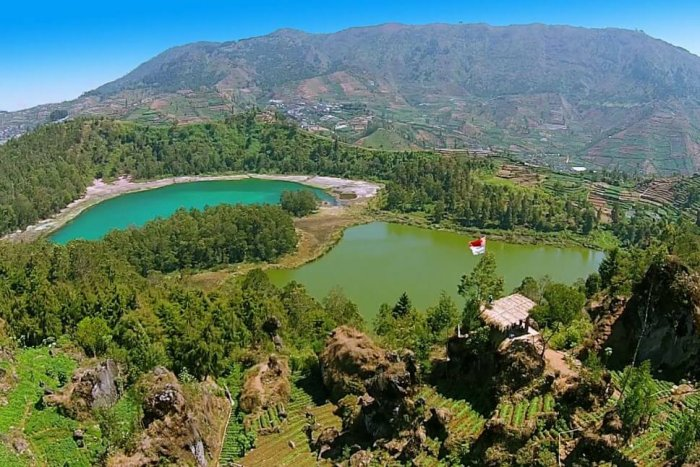
#> input picture Image.jpg, 700 x 467 px
$ python ubahbrightness.py
#> lines starting #> are read from the running program, lines starting #| are printed output that depends on the picture
import cv2
import numpy as np
from matplotlib import pyplot as plt

# Baca gambar dari file
Image = cv2.imread('Image.jpg')
#> Image is the input picture: shape (467, 700, 3); mean B, G, R 96, 115, 92.5

# Pastikan gambar berhasil dibaca
if Image is None:
    print("Error: Gambar tidak ditemukan atau tidak bisa dibuka.")
else:
    # Ubah ruang warna dari BGR ke YUV
    yuv_image = cv2.cvtColor(Image, cv2.COLOR_BGR2YUV)
#> yuv_image: shape (467, 700, 3); mean of channels 0, 1, 2 106.1, 123.1, 116.1

    # Simpan gambar hasil konversi
    cv2.imwrite('path_to_save_yuv_image.jpg', yuv_image)
    print("Gambar berhasil dikonversi dan disimpan.")

# Fungsi untuk mengubah kecerahan
def change_brightness(Image, value):
#> called with value = 200
    hsv = cv2.cvtColor(Image, cv2.COLOR_BGR2HSV)
#> hsv: shape (467, 700, 3); mean H, S, V 57.8, 123.3, 128.4
    h, s, v = cv2.split(hsv)
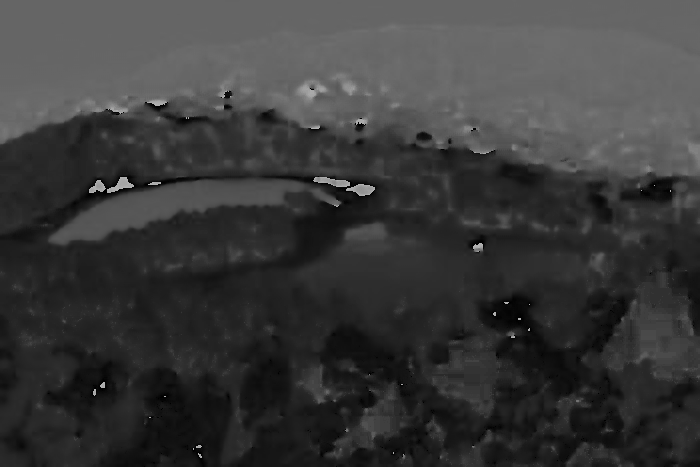
#> h: shape (467, 700); min 0, max 179, mean 57.8
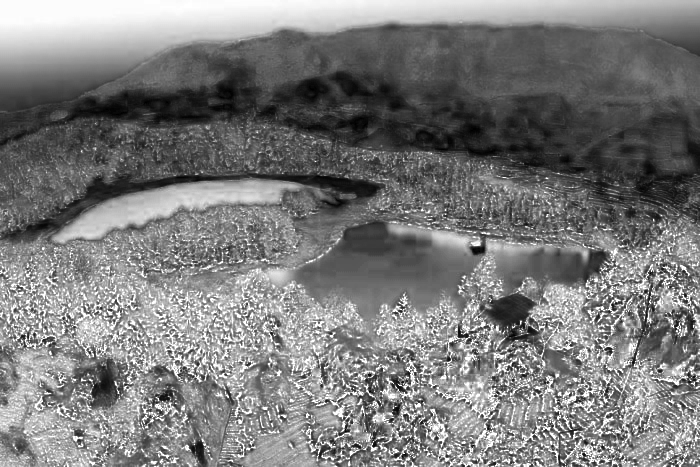
#> s: shape (467, 700); min 0, max 255, mean 123.3
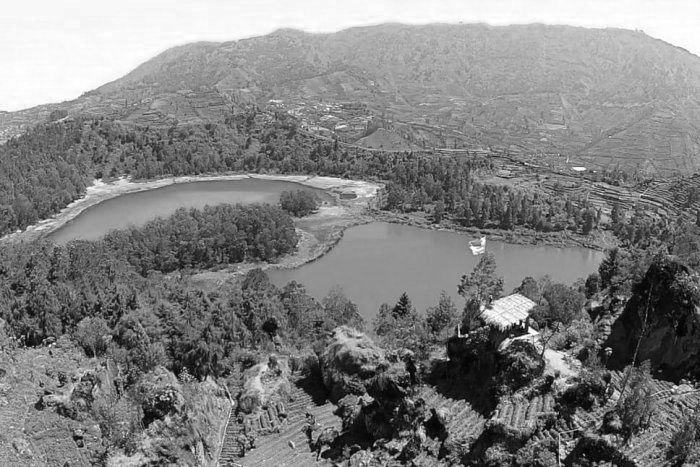
#> v: shape (467, 700); min 1, max 255, mean 128.4
    v = cv2.add(v, value)
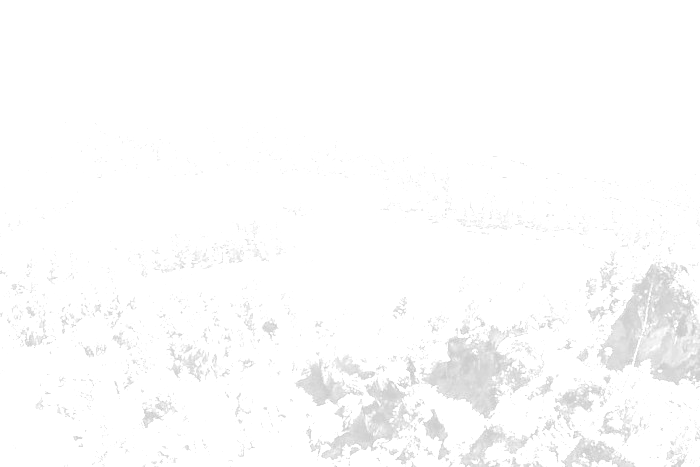
#> v: shape (467, 700); min 201, max 255, mean 252
    v = np.clip(v, 0, 255)
    final_hsv = cv2.merge((h, s, v))
#> final_hsv: shape (467, 700, 3); mean H, S, V 57.8, 123.3, 252
    bright_image = cv2.cvtColor(final_hsv, cv2.COLOR_HSV2BGR)
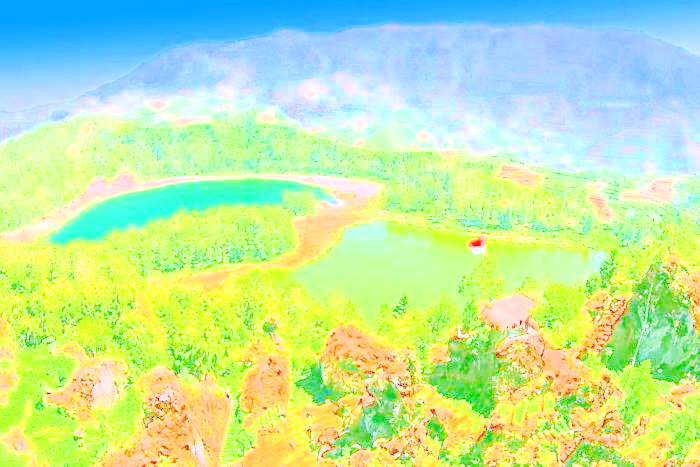
#> bright_image: shape (467, 700, 3); mean B, G, R 165.4, 232.6, 192.6
    return bright_image

# Mengubah kecerahan
bright_image = change_brightness(Image, 200)

# Menampilkan hasil
plt.imshow(cv2.cvtColor(bright_image, cv2.COLOR_BGR2RGB))
plt.title('Kecerahan Diubah')
plt.show()
